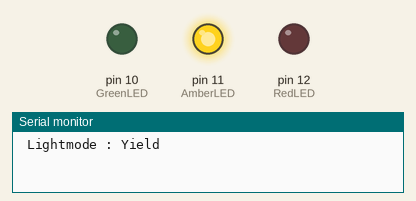
This sketch was run on a simulated Arduino Uno, built with avr-gcc and run on an emulated ATmega328P. Parts: output pins drawn as LEDs (lit = HIGH), the last lines printed to the serial monitor.

Above: at 0.5 s.
At 2.0 s:
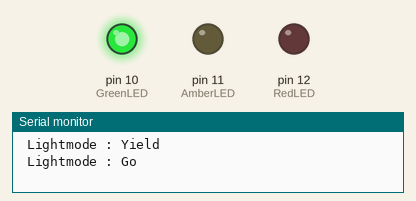
At 4.0 s:
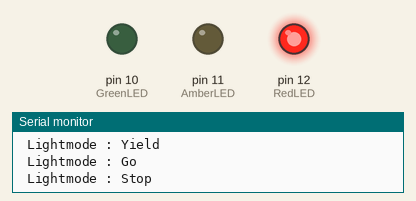
Timing chart, 0 to 6.5 s (numbered marks = the images above):
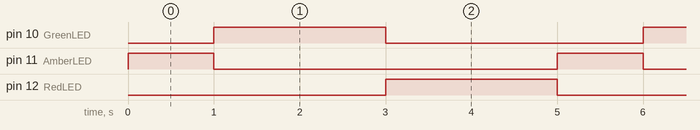

The sketch:

Traffic_Lights_Version_1.ino
```cpp
// Traffic Light Simulator

int GreenLED=10;
int AmberLED=11;
int RedLED=12;

void setup() {
// Initialise PIN settings for LEDs:
pinMode(GreenLED,OUTPUT);
pinMode(AmberLED,OUTPUT);
pinMode(RedLED,OUTPUT);

// Initialise all LEDs to OFF to begin with:
digitalWrite(GreenLED,LOW);
digitalWrite(AmberLED,LOW);
digitalWrite(RedLED,LOW);

// Initialise the SERIAL communication:
Serial.begin(9600);
}

void loop() {
// Yield mode:

digitalWrite(GreenLED,LOW);
digitalWrite(AmberLED,HIGH);
digitalWrite(RedLED,LOW);

Serial.println(" Lightmode : Yield ");
delay(1000);

// Go mode:

digitalWrite(GreenLED,HIGH);
digitalWrite(AmberLED,LOW);
digitalWrite(RedLED,LOW);

Serial.println(" Lightmode : Go ");
delay(2000);

// Stop mode:

digitalWrite(GreenLED,LOW);
digitalWrite(AmberLED,LOW);
digitalWrite(RedLED,HIGH);

Serial.println(" Lightmode : Stop ");
delay(2000);
}
```

Measured:
- by itself, pin 10 (GreenLED), pin 12 (RedLED): alternates HIGH for 2.0 s and LOW for 3.0 s
- by itself, pin 11 (AmberLED): alternates HIGH for 1.0 s and LOW for 4.0 s
- by itself, everything shown: repeats every 5.0 s, in 3 steps
